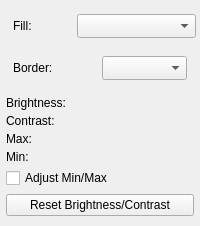
       <widget class="QWidget" name="appearance_bar_" native="true">
        <layout class="QVBoxLayout" name="verticalLayout_3">
         <property name="spacing">
          <number>2</number>
         </property>
         <property name="margin">
          <number>4</number>
         </property>
         <item>
          <widget class="QWidget" name="colors_" native="true">
           <layout class="QHBoxLayout" name="horizontalLayout_14">
            <property name="spacing">
             <number>0</number>
            </property>
            <property name="margin">
             <number>2</number>
            </property>
           </layout>
          </widget>
         </item>
         <item>
          <widget class="QWidget" name="fill_" native="true">
           <property name="minimumSize">
            <size>
             <width>0</width>
             <height>32</height>
            </size>
           </property>
           <property name="maximumSize">
            <size>
             <width>16777215</width>
             <height>32</height>
            </size>
           </property>
           <layout class="QHBoxLayout" name="horizontalLayout_7" stretch="1,2">
            <property name="spacing">
             <number>4</number>
            </property>
            <property name="leftMargin">
             <number>9</number>
            </property>
            <property name="topMargin">
             <number>0</number>
            </property>
            <property name="rightMargin">
             <number>0</number>
            </property>
            <property name="bottomMargin">
             <number>0</number>
            </property>
            <item>
             <widget class="QLabel" name="label">
              <property name="minimumSize">
               <size>
                <width>0</width>
                <height>30</height>
               </size>
              </property>
              <property name="maximumSize">
               <size>
                <width>90</width>
                <height>30</height>
               </size>
              </property>
              <property name="text">
               <string>Fill:</string>
              </property>
             </widget>
            </item>
            <item>
             <widget class="QComboBox" name="fill_selection_combo_">
              <property name="minimumSize">
               <size>
                <width>0</width>
                <height>24</height>
               </size>
              </property>
             </widget>
            </item>
           </layout>
          </widget>
         </item>
         <item>
          <widget class="QWidget" name="border_" native="true">
           <layout class="QHBoxLayout" name="horizontalLayout_12">
            <property name="spacing">
             <number>4</number>
            </property>
            <property name="leftMargin">
             <number>9</number>
            </property>
            <item>
             <widget class="QLabel" name="label_2">
              <property name="minimumSize">
               <size>
                <width>0</width>
                <height>30</height>
               </size>
              </property>
              <property name="maximumSize">
               <size>
                <width>90</width>
                <height>30</height>
               </size>
              </property>
              <property name="text">
               <string>Border:</string>
              </property>
             </widget>
            </item>
            <item>
             <widget class="QComboBox" name="border_selection_combo_">
              <property name="minimumSize">
               <size>
                <width>0</width>
                <height>24</height>
               </size>
              </property>
             </widget>
            </item>
           </layout>
          </widget>
         </item>
         <item>
          <widget class="QWidget" name="bright_contrast_" native="true">
           <layout class="QVBoxLayout" name="verticalLayout_4">
            <property name="spacing">
             <number>2</number>
            </property>
            <property name="margin">
             <number>2</number>
            </property>
            <item>
             <widget class="QWidget" name="brightness_" native="true">
              <layout class="QVBoxLayout" name="brightness_h_layout_">
               <property name="spacing">
                <number>2</number>
               </property>
               <property name="margin">
                <number>0</number>
               </property>
               <item>
                <widget class="QLabel" name="brigntness_label_">
                 <property name="sizePolicy">
                  <sizepolicy hsizetype="Preferred" vsizetype="Preferred">
                   <horstretch>0</horstretch>
                   <verstretch>0</verstretch>
                  </sizepolicy>
                 </property>
                 <property name="text">
                  <string>Brightness:</string>
                 </property>
                </widget>
               </item>
               <item>
                <widget class="QtUtils::QtSliderDoubleCombo" name="brightness_adjuster_" native="true"/>
               </item>
              </layout>
             </widget>
            </item>
            <item>
             <widget class="QWidget" name="contrast_" native="true">
              <layout class="QVBoxLayout" name="contrast_h_layout_">
               <property name="spacing">
                <number>2</number>
               </property>
               <property name="margin">
                <number>0</number>
               </property>
               <item>
                <widget class="QLabel" name="contrast_label_">
                 <property name="sizePolicy">
                  <sizepolicy hsizetype="Preferred" vsizetype="Preferred">
                   <horstretch>0</horstretch>
                   <verstretch>0</verstretch>
                  </sizepolicy>
                 </property>
                 <property name="minimumSize">
                  <size>
                   <width>0</width>
                   <height>0</height>
                  </size>
                 </property>
                 <property name="maximumSize">
                  <size>
                   <width>16777215</width>
                   <height>16777215</height>
                  </size>
                 </property>
                 <property name="text">
                  <string>Contrast:</string>
                 </property>
                </widget>
               </item>
               <item>
                <widget class="QtUtils::QtSliderDoubleCombo" name="contrast_adjuster_" native="true"/>
               </item>
              </layout>
             </widget>
            </item>
            <item>
             <widget class="QWidget" name="display_max_" native="true">
              <layout class="QVBoxLayout" name="verticalLayout_14">
               <property name="spacing">
                <number>2</number>
               </property>
               <property name="margin">
                <number>0</number>
               </property>
               <item>
                <widget class="QLabel" name="label_4">
                 <property name="text">
                  <string>Max:</string>
                 </property>
                </widget>
               </item>
               <item>
                <widget class="QtUtils::QtSliderDoubleCombo" name="display_max_adjuster_" native="true"/>
               </item>
              </layout>
             </widget>
            </item>
            <item>
             <widget class="QWidget" name="display_min_" native="true">
              <layout class="QVBoxLayout" name="verticalLayout_15">
               <property name="spacing">
                <number>2</number>
               </property>
               <property name="margin">
                <number>0</number>
               </property>
               <item>
                <widget class="QLabel" name="label_6">
                 <property name="text">
                  <string>Min:</string>
                 </property>
                </widget>
               </item>
               <item>
                <widget class="QtUtils::QtSliderDoubleCombo" name="display_min_adjuster_" native="true"/>
               </item>
              </layout>
             </widget>
            </item>
            <item>
             <widget class="QCheckBox" name="adjust_minmax_checkbox_">
              <property name="text">
               <string>Adjust Min/Max</string>
              </property>
             </widget>
            </item>
            <item>
             <widget class="QWidget" name="widget_4" native="true">
              <property name="minimumSize">
               <size>
                <width>0</width>
                <height>30</height>
               </size>
              </property>
              <layout class="QHBoxLayout" name="horizontalLayout_15">
               <property name="spacing">
                <number>0</number>
               </property>
               <property name="margin">
                <number>0</number>
               </property>
               <item>
                <widget class="QPushButton" name="reset_brightness_contrast_button_">
                 <property name="text">
                  <string>Reset Brightness/Contrast</string>
                 </property>
                </widget>
               </item>
              </layout>
             </widget>
            </item>
           </layout>
          </widget>
         </item>
        </layout>
       </widget>
